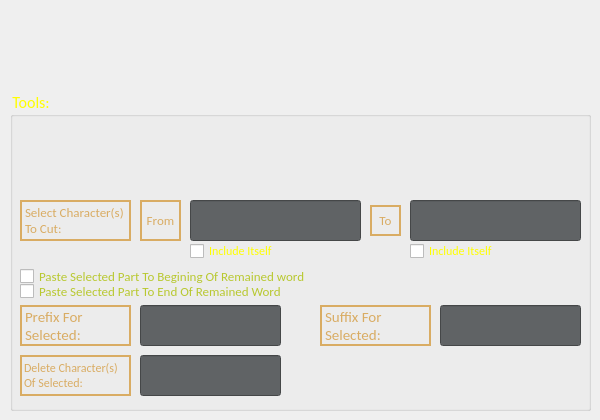
    <widget class="QWidget" name="tab_advanced">
     <attribute name="title">
      <string>Advanced Rename</string>
     </attribute>
     <widget class="QGroupBox" name="groupBox_Tools_5">
      <property name="geometry">
       <rect>
        <x>10</x>
        <y>90</y>
        <width>581</width>
        <height>321</height>
       </rect>
      </property>
      <property name="font">
       <font>
        <family>Calibri</family>
        <pointsize>12</pointsize>
        <weight>50</weight>
        <bold>false</bold>
       </font>
      </property>
      <property name="styleSheet">
       <string notr="true">color:yellow</string>
      </property>
      <property name="title">
       <string>Tools:</string>
      </property>
      <widget class="QLabel" name="Label_From_4">
       <property name="geometry">
        <rect>
         <x>130</x>
         <y>110</y>
         <width>41</width>
         <height>41</height>
        </rect>
       </property>
       <property name="sizePolicy">
        <sizepolicy hsizetype="Expanding" vsizetype="Expanding">
         <horstretch>0</horstretch>
         <verstretch>0</verstretch>
        </sizepolicy>
       </property>
       <property name="font">
        <font>
         <family>Calibri</family>
         <pointsize>10</pointsize>
         <weight>50</weight>
         <bold>false</bold>
         <stylestrategy>PreferDefault</stylestrategy>
         <kerning>true</kerning>
        </font>
       </property>
       <property name="contextMenuPolicy">
        <enum>Qt::DefaultContextMenu</enum>
       </property>
       <property name="statusTip">
        <string/>
       </property>
       <property name="styleSheet">
        <string notr="true">color:#D9AC63</string>
       </property>
       <property name="frameShape">
        <enum>QFrame::WinPanel</enum>
       </property>
       <property name="text">
        <string>From</string>
       </property>
       <property name="textFormat">
        <enum>Qt::AutoText</enum>
       </property>
       <property name="alignment">
        <set>Qt::AlignCenter</set>
       </property>
       <property name="wordWrap">
        <bool>true</bool>
       </property>
      </widget>
      <widget class="QLineEdit" name="lineEdit_To_4">
       <property name="geometry">
        <rect>
         <x>400</x>
         <y>110</y>
         <width>171</width>
         <height>41</height>
        </rect>
       </property>
       <property name="font">
        <font>
         <family>Calibri</family>
         <pointsize>12</pointsize>
         <weight>50</weight>
         <bold>false</bold>
        </font>
       </property>
       <property name="focusPolicy">
        <enum>Qt::WheelFocus</enum>
       </property>
       <property name="styleSheet">
        <string notr="true">background-color:#606365</string>
       </property>
       <property name="alignment">
        <set>Qt::AlignLeading|Qt::AlignLeft|Qt::AlignVCenter</set>
       </property>
       <property name="placeholderText">
        <string/>
       </property>
       <property name="clearButtonEnabled">
        <bool>false</bool>
       </property>
      </widget>
      <widget class="QLabel" name="Label_To4">
       <property name="geometry">
        <rect>
         <x>360</x>
         <y>115</y>
         <width>31</width>
         <height>31</height>
        </rect>
       </property>
       <property name="sizePolicy">
        <sizepolicy hsizetype="Expanding" vsizetype="Expanding">
         <horstretch>0</horstretch>
         <verstretch>0</verstretch>
        </sizepolicy>
       </property>
       <property name="font">
        <font>
         <family>Calibri</family>
         <pointsize>10</pointsize>
         <weight>50</weight>
         <bold>false</bold>
         <stylestrategy>PreferDefault</stylestrategy>
         <kerning>true</kerning>
        </font>
       </property>
       <property name="contextMenuPolicy">
        <enum>Qt::DefaultContextMenu</enum>
       </property>
       <property name="statusTip">
        <string/>
       </property>
       <property name="styleSheet">
        <string notr="true">color:#D9AC63</string>
       </property>
       <property name="frameShape">
        <enum>QFrame::WinPanel</enum>
       </property>
       <property name="text">
        <string>To</string>
       </property>
       <property name="textFormat">
        <enum>Qt::AutoText</enum>
       </property>
       <property name="alignment">
        <set>Qt::AlignCenter</set>
       </property>
       <property name="wordWrap">
        <bool>true</bool>
       </property>
      </widget>
      <widget class="QLineEdit" name="lineEdit_From_4">
       <property name="geometry">
        <rect>
         <x>180</x>
         <y>110</y>
         <width>171</width>
         <height>41</height>
        </rect>
       </property>
       <property name="font">
        <font>
         <family>Calibri</family>
         <pointsize>12</pointsize>
         <weight>50</weight>
         <bold>false</bold>
        </font>
       </property>
       <property name="focusPolicy">
        <enum>Qt::WheelFocus</enum>
       </property>
       <property name="styleSheet">
        <string notr="true">background-color:#606365</string>
       </property>
       <property name="alignment">
        <set>Qt::AlignLeading|Qt::AlignLeft|Qt::AlignVCenter</set>
       </property>
       <property name="placeholderText">
        <string/>
       </property>
       <property name="clearButtonEnabled">
        <bool>false</bool>
       </property>
      </widget>
      <widget class="QCheckBox" name="checkBox_From_4">
       <property name="geometry">
        <rect>
         <x>180</x>
         <y>153</y>
         <width>111</width>
         <height>16</height>
        </rect>
       </property>
       <property name="font">
        <font>
         <family>Calibri</family>
         <weight>50</weight>
         <bold>false</bold>
        </font>
       </property>
       <property name="cursor">
        <cursorShape>PointingHandCursor</cursorShape>
       </property>
       <property name="text">
        <string>Include Itself</string>
       </property>
      </widget>
      <widget class="QCheckBox" name="checkBox_To_4">
       <property name="geometry">
        <rect>
         <x>400</x>
         <y>153</y>
         <width>101</width>
         <height>16</height>
        </rect>
       </property>
       <property name="font">
        <font>
         <family>Calibri</family>
         <weight>50</weight>
         <bold>false</bold>
        </font>
       </property>
       <property name="cursor">
        <cursorShape>PointingHandCursor</cursorShape>
       </property>
       <property name="text">
        <string>Include Itself</string>
       </property>
      </widget>
      <widget class="QLineEdit" name="lineEdit_addSuf_3">
       <property name="enabled">
        <bool>true</bool>
       </property>
       <property name="geometry">
        <rect>
         <x>430</x>
         <y>215</y>
         <width>141</width>
         <height>41</height>
        </rect>
       </property>
       <property name="font">
        <font>
         <family>Calibri</family>
         <pointsize>12</pointsize>
         <weight>50</weight>
         <bold>false</bold>
        </font>
       </property>
       <property name="focusPolicy">
        <enum>Qt::WheelFocus</enum>
       </property>
       <property name="statusTip">
        <string>Add Sufix to file name</string>
       </property>
       <property name="styleSheet">
        <string notr="true">background-color:#606365</string>
       </property>
       <property name="alignment">
        <set>Qt::AlignLeading|Qt::AlignLeft|Qt::AlignVCenter</set>
       </property>
       <property name="placeholderText">
        <string/>
       </property>
       <property name="clearButtonEnabled">
        <bool>false</bool>
       </property>
      </widget>
      <widget class="QLabel" name="Label_addSufix_3">
       <property name="geometry">
        <rect>
         <x>10</x>
         <y>215</y>
         <width>111</width>
         <height>41</height>
        </rect>
       </property>
       <property name="sizePolicy">
        <sizepolicy hsizetype="Expanding" vsizetype="Expanding">
         <horstretch>0</horstretch>
         <verstretch>0</verstretch>
        </sizepolicy>
       </property>
       <property name="font">
        <font>
         <family>Calibri</family>
         <pointsize>11</pointsize>
         <weight>50</weight>
         <bold>false</bold>
        </font>
       </property>
       <property name="contextMenuPolicy">
        <enum>Qt::DefaultContextMenu</enum>
       </property>
       <property name="statusTip">
        <string/>
       </property>
       <property name="styleSheet">
        <string notr="true">color:#D9AC63</string>
       </property>
       <property name="frameShape">
        <enum>QFrame::WinPanel</enum>
       </property>
       <property name="text">
        <string>Prefix For Selected:</string>
       </property>
       <property name="textFormat">
        <enum>Qt::AutoText</enum>
       </property>
       <property name="alignment">
        <set>Qt::AlignLeading|Qt::AlignLeft|Qt::AlignVCenter</set>
       </property>
       <property name="wordWrap">
        <bool>true</bool>
       </property>
      </widget>
      <widget class="QLineEdit" name="lineEdit_addPre_3">
       <property name="enabled">
        <bool>true</bool>
       </property>
       <property name="geometry">
        <rect>
         <x>130</x>
         <y>215</y>
         <width>141</width>
         <height>41</height>
        </rect>
       </property>
       <property name="font">
        <font>
         <family>Calibri</family>
         <pointsize>12</pointsize>
         <weight>50</weight>
         <bold>false</bold>
        </font>
       </property>
       <property name="focusPolicy">
        <enum>Qt::WheelFocus</enum>
       </property>
       <property name="statusTip">
        <string>Add Prefix to file name</string>
       </property>
       <property name="styleSheet">
        <string notr="true">background-color:#606365</string>
       </property>
       <property name="alignment">
        <set>Qt::AlignLeading|Qt::AlignLeft|Qt::AlignVCenter</set>
       </property>
       <property name="placeholderText">
        <string/>
       </property>
       <property name="clearButtonEnabled">
        <bool>false</bool>
       </property>
      </widget>
      <widget class="QLabel" name="LabelSelect_52">
       <property name="geometry">
        <rect>
         <x>310</x>
         <y>215</y>
         <width>111</width>
         <height>41</height>
        </rect>
       </property>
       <property name="sizePolicy">
        <sizepolicy hsizetype="Expanding" vsizetype="Expanding">
         <horstretch>0</horstretch>
         <verstretch>0</verstretch>
        </sizepolicy>
       </property>
       <property name="font">
        <font>
         <family>Calibri</family>
         <pointsize>11</pointsize>
         <weight>50</weight>
         <bold>false</bold>
        </font>
       </property>
       <property name="contextMenuPolicy">
        <enum>Qt::DefaultContextMenu</enum>
       </property>
       <property name="statusTip">
        <string/>
       </property>
       <property name="styleSheet">
        <string notr="true">color:#D9AC63</string>
       </property>
       <property name="frameShape">
        <enum>QFrame::WinPanel</enum>
       </property>
       <property name="text">
        <string>Suffix For Selected:</string>
       </property>
       <property name="textFormat">
        <enum>Qt::AutoText</enum>
       </property>
       <property name="alignment">
        <set>Qt::AlignLeading|Qt::AlignLeft|Qt::AlignVCenter</set>
       </property>
       <property name="wordWrap">
        <bool>true</bool>
       </property>
      </widget>
      <widget class="QLabel" name="Label_Select">
       <property name="geometry">
        <rect>
         <x>10</x>
         <y>110</y>
         <width>111</width>
         <height>41</height>
        </rect>
       </property>
       <property name="sizePolicy">
        <sizepolicy hsizetype="Expanding" vsizetype="Expanding">
         <horstretch>0</horstretch>
         <verstretch>0</verstretch>
        </sizepolicy>
       </property>
       <property name="font">
        <font>
         <family>Calibri</family>
         <pointsize>10</pointsize>
         <weight>50</weight>
         <bold>false</bold>
         <stylestrategy>PreferDefault</stylestrategy>
         <kerning>true</kerning>
        </font>
       </property>
       <property name="contextMenuPolicy">
        <enum>Qt::DefaultContextMenu</enum>
       </property>
       <property name="statusTip">
        <string/>
       </property>
       <property name="styleSheet">
        <string notr="true">color:#D9AC63</string>
       </property>
       <property name="frameShape">
        <enum>QFrame::WinPanel</enum>
       </property>
       <property name="text">
        <string>Select Character(s) To Cut:</string>
       </property>
       <property name="textFormat">
        <enum>Qt::AutoText</enum>
       </property>
       <property name="alignment">
        <set>Qt::AlignLeading|Qt::AlignLeft|Qt::AlignVCenter</set>
       </property>
       <property name="wordWrap">
        <bool>true</bool>
       </property>
      </widget>
      <widget class="QCheckBox" name="checkBox_paste_end">
       <property name="geometry">
        <rect>
         <x>10</x>
         <y>193</y>
         <width>351</width>
         <height>16</height>
        </rect>
       </property>
       <property name="font">
        <font>
         <family>Calibri</family>
         <pointsize>10</pointsize>
         <weight>50</weight>
         <bold>false</bold>
        </font>
       </property>
       <property name="cursor">
        <cursorShape>PointingHandCursor</cursorShape>
       </property>
       <property name="styleSheet">
        <string notr="true">color:#B8C82F</string>
       </property>
       <property name="text">
        <string>Paste Selected Part To End Of Remained Word</string>
       </property>
      </widget>
      <widget class="QCheckBox" name="checkBox_paste_beg">
       <property name="geometry">
        <rect>
         <x>10</x>
         <y>178</y>
         <width>351</width>
         <height>16</height>
        </rect>
       </property>
       <property name="font">
        <font>
         <family>Calibri</family>
         <pointsize>10</pointsize>
         <weight>50</weight>
         <bold>false</bold>
        </font>
       </property>
       <property name="cursor">
        <cursorShape>PointingHandCursor</cursorShape>
       </property>
       <property name="styleSheet">
        <string notr="true">color:#B8C82F</string>
       </property>
       <property name="text">
        <string>Paste Selected Part To Begining Of Remained word</string>
       </property>
      </widget>
      <widget class="QLineEdit" name="lineEdit_Del_char_From_Sel">
       <property name="enabled">
        <bool>true</bool>
       </property>
       <property name="geometry">
        <rect>
         <x>130</x>
         <y>265</y>
         <width>141</width>
         <height>41</height>
        </rect>
       </property>
       <property name="font">
        <font>
         <family>Calibri</family>
         <pointsize>12</pointsize>
         <weight>50</weight>
         <bold>false</bold>
        </font>
       </property>
       <property name="focusPolicy">
        <enum>Qt::WheelFocus</enum>
       </property>
       <property name="statusTip">
        <string>Add Prefix to file name</string>
       </property>
       <property name="styleSheet">
        <string notr="true">background-color:#606365</string>
       </property>
       <property name="alignment">
        <set>Qt::AlignLeading|Qt::AlignLeft|Qt::AlignVCenter</set>
       </property>
       <property name="placeholderText">
        <string/>
       </property>
       <property name="clearButtonEnabled">
        <bool>false</bool>
       </property>
      </widget>
      <widget class="QLabel" name="Label_Del_char_From_Sel">
       <property name="geometry">
        <rect>
         <x>10</x>
         <y>265</y>
         <width>111</width>
         <height>41</height>
        </rect>
       </property>
       <property name="sizePolicy">
        <sizepolicy hsizetype="Expanding" vsizetype="Expanding">
         <horstretch>0</horstretch>
         <verstretch>0</verstretch>
        </sizepolicy>
       </property>
       <property name="font">
        <font>
         <family>Calibri</family>
         <pointsize>9</pointsize>
         <weight>50</weight>
         <bold>false</bold>
         <stylestrategy>PreferDefault</stylestrategy>
         <kerning>true</kerning>
        </font>
       </property>
       <property name="contextMenuPolicy">
        <enum>Qt::DefaultContextMenu</enum>
       </property>
       <property name="statusTip">
        <string/>
       </property>
       <property name="styleSheet">
        <string notr="true">color:#D9AC63</string>
       </property>
       <property name="frameShape">
        <enum>QFrame::WinPanel</enum>
       </property>
       <property name="text">
        <string>Delete Character(s) Of Selected:</string>
       </property>
       <property name="textFormat">
        <enum>Qt::AutoText</enum>
       </property>
       <property name="alignment">
        <set>Qt::AlignLeading|Qt::AlignLeft|Qt::AlignVCenter</set>
       </property>
       <property name="wordWrap">
        <bool>true</bool>
       </property>
      </widget>
     </widget>
    </widget>
